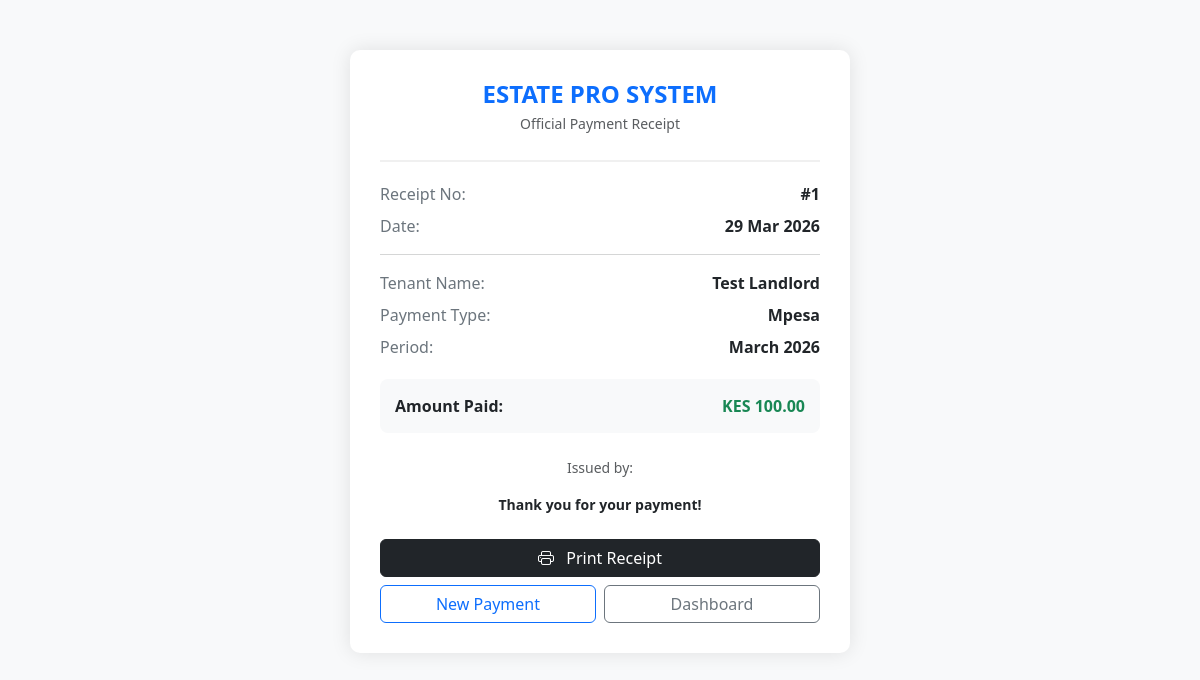
Page /receipt.php?id=1 on the committed database.
### tables this page shows
CREATE TABLE IF NOT EXISTS `payments` (
    `id` INT(11) NOT NULL AUTO_INCREMENT,
    `user_id` INT(11) NOT NULL,
    `contribution_id` INT(11) DEFAULT NULL,
    `amount` DECIMAL(10,2) NOT NULL,
    `payment_date` DATE NOT NULL,
    `recorded_by` INT(11) DEFAULT NULL,
    `payment_type` VARCHAR(20) DEFAULT 'mpesa',
    `rent_month` VARCHAR(30),
    `checkout_id` VARCHAR(100) DEFAULT NULL,
    PRIMARY KEY (`id`),
    CONSTRAINT `fk_payment_user` FOREIGN KEY (`user_id`) REFERENCES `users`(`id`) ON DELETE CASCADE,
    CONSTRAINT `fk_payment_contribution` FOREIGN KEY (`contribution_id`) REFERENCES `contributions`(`id`) ON DELETE SET NULL
);

CREATE TABLE IF NOT EXISTS `users` (
    `id` INT(11) NOT NULL AUTO_INCREMENT,
    `full_name` VARCHAR(100) NOT NULL,
    `phone` VARCHAR(15) NOT NULL,
    `house_number` VARCHAR(10) NOT NULL,
    `role` ENUM('admin', 'member') DEFAULT 'member',
    `password` VARCHAR(255) NOT NULL,
    `created_at` TIMESTAMP DEFAULT CURRENT_TIMESTAMP,
    `status` VARCHAR(20) DEFAULT 'Unpaid',
    PRIMARY KEY (`id`),
    UNIQUE KEY (`phone`)
);

### receipt.php (the view, shortened to what this page needs)
<?php
include "../db.php";
$payment_id = $_GET['id'];
$stmt = $conn->prepare("
    SELECT p.*, u.full_name
    FROM payments p
    JOIN users u ON p.user_id = u.id
    WHERE p.id = ?
");
$stmt->bind_param("i", $payment_id);
$stmt->execute();
$result = $stmt->get_result();
$payment = $result->fetch_assoc();
?>
<!DOCTYPE html>
<html lang="en">
<head>
    <link href="https://cdn.jsdelivr.net/npm/bootstrap@5.3.0/dist/css/bootstrap.min.css" rel="stylesheet">
    <link rel="stylesheet" href="https://cdn.jsdelivr.net/npm/bootstrap-icons@1.11.1/font/bootstrap-icons.css">
</head>
<body>
<div class="container">
    <div class="receipt-container">
        <div class="receipt-header text-center">
            <h4 class="fw-bold text-primary mb-1">ESTATE PRO SYSTEM</h4>
            <p class="text-muted small">Official Payment Receipt</p>
        </div>
        <div class="row mb-2">
            <div class="col-6 info-label">Receipt No:</div>
            <div class="col-6 info-value">#<?php echo $payment['id']; ?></div>
        </div>
        <div class="row mb-2">
            <div class="col-6 info-label">Date:</div>
            <div class="col-6 info-value"><?php echo date("d M Y", strtotime($payment['payment_date'])); ?></div>
        </div>
        <hr class="text-muted">
        <div class="row mb-2">
            <div class="col-6 info-label">Tenant Name:</div>
            <div class="col-6 info-value"><?php echo htmlspecialchars($payment['full_name']); ?></div>
        </div>
        <div class="row mb-2">
            <div class="col-6 info-label">Payment Type:</div>
            <div class="col-6 info-value"><?php echo ucfirst($payment['payment_type']); ?></div>
        </div>
        <?php if(!empty($payment['rent_month'])): ?>
        <div class="row mb-2">
            <div class="col-6 info-label">Period:</div>
            <div class="col-6 info-value"><?php echo $payment['rent_month']; ?></div>
        </div>
        <?php endif; ?>
        <div class="total-section">
            <div class="row">
                <div class="col-6 fw-bold">Amount Paid:</div>
                <div class="col-6 text-end fw-bold text-success">KES <?php echo number_format($payment['amount'], 2); ?></div>
            </div>
        </div>
        <div class="text-center mt-4">
            <p class="small text-muted italic">Issued by: <?php echo $_SESSION['full_name']; ?></p>
            <p class="fw-bold small">Thank you for your payment!</p>
        </div>
        <div class="mt-4 d-grid gap-2 no-print">
            <button onclick="window.print()" class="btn btn-dark">
                <i class="bi bi-printer me-2"></i> Print Receipt
            </button>
            <div class="row g-2">
                <div class="col-6">
                    <a href="rent.php" class="btn btn-outline-primary w-100">New Payment</a>
                </div>
                <div class="col-6">
                    <a href="../dashboard.php" class="btn btn-outline-secondary w-100">Dashboard</a>
                </div>
            </div>
        </div>
    </div>
</div>
</body>
</html>

### receipt.php (style rules this page uses)
body { background-color: #f8f9fa; font-family: 'Segoe UI', Tahoma, Geneva, Verdana, sans-serif; }
.receipt-container { max-width: 500px; margin: 50px auto; background: #fff; padding: 30px; border-radius: 10px; box-shadow: 0 0 20px rgba(0,0,0,0.1); }
.receipt-header { border-bottom: 2px solid #f0f0f0; margin-bottom: 20px; padding-bottom: 10px; }
.info-label { color: #6c757d; font-weight: 500; }
.info-value { font-weight: 600; text-align: right; }
.total-section { background: #f8f9fa; padding: 15px; border-radius: 8px; margin-top: 20px; }

### rows in the picture
payments: id "1", payment_date "29 Mar 2026", user.full_name "Test Landlord", payment_type "Mpesa", rent_month "March 2026", amount "100.00"
